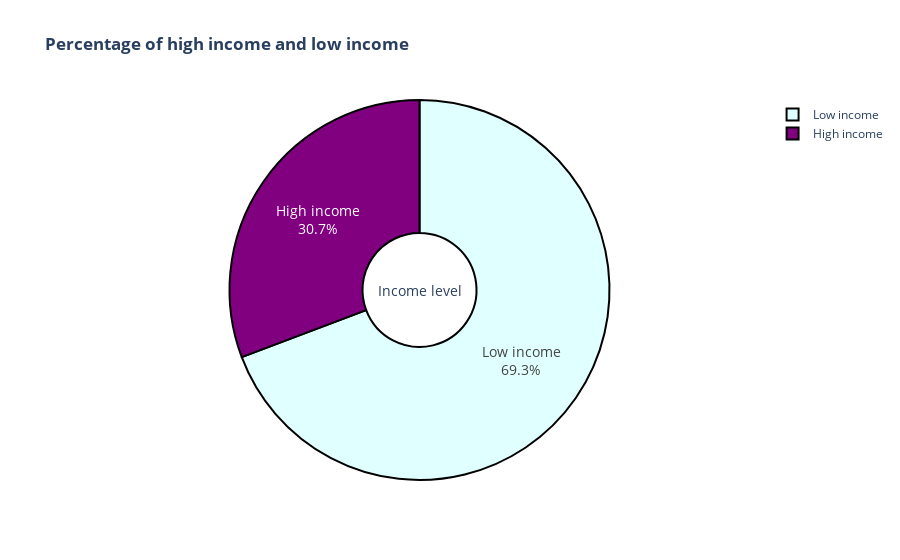

Notebook cell for this chart:
### Code cell
# Let's see how much high and low income we have
amount = pd.DataFrame({"count":train_df["high_income"].value_counts(), "group":["Low income","High income"]})
#amount
### Pie chart
fig = px.pie(amount, values="count", names="group", hole= 0.3,
       title='<b>Percentage of high income and low income',color = "group",labels="group",
      color_discrete_map={"Low income":"lightcyan","High income":"purple"})
fig.update_traces(hoverinfo='label+percent', textfont_size=14,textinfo='percent+label',
                  marker=dict(line=dict(color='#000000', width=2)))

fig.add_annotation(text='Income level',x=0.5,y=0.5,showarrow=False,font_size=14)

fig.show()

### Figure 1 — Plotly figure (JSON) as saved in the notebook; plotly's stock layout.template omitted (floating-point values rounded to 4 significant figures)
{"data": [{"customdata": [["Low income"], ["High income"]], "domain": {"x": [0, 1], "y": [0, 1]}, "hole": 0.3, "hoverinfo": "label+percent", "hovertemplate": "group=%{customdata[0]}<br>count=%{value}<extra></extra>", "labels": ["Low income", "High income"], "legendgroup": "", "marker": {"colors": ["lightcyan", "purple"], "line": {"color": "#000000", "width": 2}}, "name": "", "showlegend": true, "textfont": {"size": 14}, "textinfo": "percent+label", "type": "pie", "values": [37817, 16790]}], "layout": {"annotations": [{"font": {"size": 14}, "showarrow": false, "text": "Income level", "x": 0.5, "y": 0.5}], "legend": {"tracegroupgap": 0}, "title": {"text": "<b>Percentage of high income and low income"}}}
